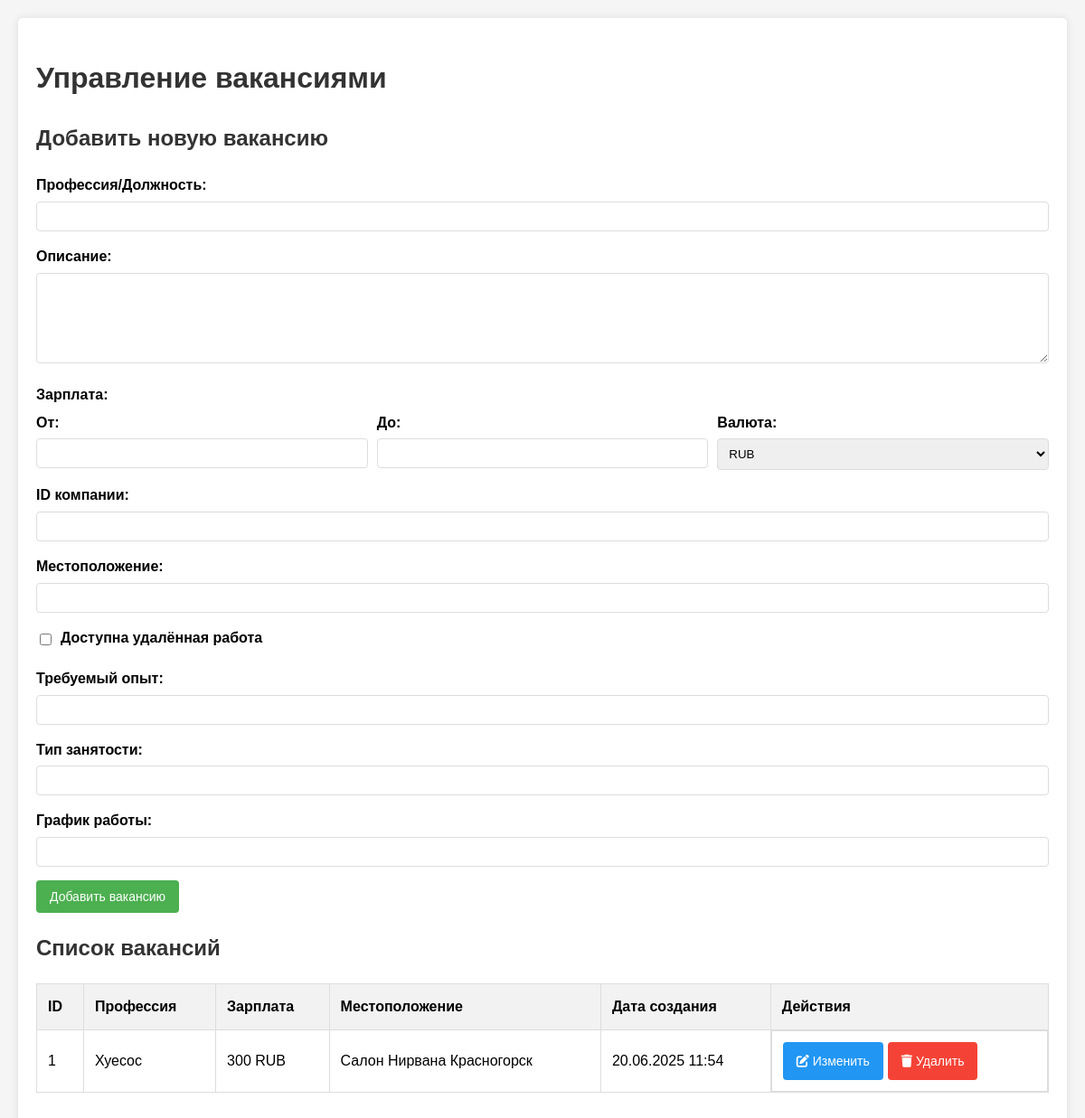
The page /admin_vacancies.php (signed in) on the database its author committed.
### tables this page shows
CREATE TABLE `job` (
  `id` int NOT NULL,
  `profession` varchar(64) NOT NULL,
  `description` text NOT NULL,
  `salary_from` int DEFAULT NULL,
  `salary_to` int DEFAULT NULL,
  `salary_currency` varchar(3) DEFAULT 'RUB',
  `salary_gross` tinyint(1) DEFAULT '1' COMMENT 'TRUE - зарплата до вычета налогов, FALSE - после',
  `location` varchar(100) DEFAULT NULL COMMENT 'Город/регион работы',
  `remote_available` tinyint(1) DEFAULT '0' COMMENT 'Возможность удалённой работы',
  `experience` varchar(50) DEFAULT NULL COMMENT 'Требуемый опыт работы',
  `employment_type` varchar(50) DEFAULT NULL COMMENT 'Тип занятости (полная, частичная и т.д.)',
  `work_schedule` varchar(50) DEFAULT NULL COMMENT 'График работы',
  `created_at` timestamp NULL DEFAULT CURRENT_TIMESTAMP
);

### public/admin_vacancies.php (the view, shortened to what this page needs)
<?php
require_once 'db.php';
try {
    $stmt = $pdo->query("SELECT * FROM job ORDER BY created_at DESC");
    $vacancies = $stmt->fetchAll(PDO::FETCH_ASSOC);
} catch (PDOException $e) {
    die("Ошибка при получении вакансий: " . $e->getMessage());
}
$editData = null;
?>
<!DOCTYPE html>
<html lang="ru">
<head>
    <link rel="stylesheet" href="https://cdnjs.cloudflare.com/ajax/libs/font-awesome/6.0.0-beta3/css/all.min.css">
</head>
<body>
    <div class="container">
        <h1>Управление вакансиями</h1>
        <h2><?= $editData ? 'Редактировать вакансию' : 'Добавить новую вакансию' ?></h2>
        <form method="POST">
            <div class="form-group">
                <label for="profession">Профессия/Должность:</label>
                <input type="text" id="profession" name="profession"
                       value="<?= htmlspecialchars($editData['profession'] ?? '') ?>" required>
            </div>
            <div class="form-group">
                <label for="description">Описание:</label>
                <textarea id="description" name="description" required><?=
                    htmlspecialchars($editData['description'] ?? '') ?></textarea>
            </div>
            <div class="form-group">
                <label>Зарплата:</label>
                <div style="display: flex; gap: 10px;">
                    <div style="flex: 1;">
                        <label for="salary_from">От:</label>
                        <input type="number" id="salary_from" name="salary_from"
                               value="<?= $editData['salary_from'] ?? '' ?>">
                    </div>
                    <div style="flex: 1;">
                        <label for="salary_to">До:</label>
                        <input type="number" id="salary_to" name="salary_to"
                               value="<?= $editData['salary_to'] ?? '' ?>">
                    </div>
                    <div style="flex: 1;">
                        <label for="salary_currency">Валюта:</label>
                        <select id="salary_currency" name="salary_currency">
                            <option value="RUB" <?= ($editData['salary_currency'] ?? 'RUB') === 'RUB' ? 'selected' : '' ?>>RUB</option>
                        </select>
                    </div>
                </div>
            </div>
            <div class="form-group">
                <label for="company_id">ID компании:</label>
                <input type="number" id="company_id" name="company_id"
                       value="<?= $editData['company_id'] ?? '' ?>" required>
            </div>
            <div class="form-group">
                <label for="location">Местоположение:</label>
                <input type="text" id="location" name="location"
                       value="<?= htmlspecialchars($editData['location'] ?? '') ?>">
            </div>
            <div class="form-group checkbox-group">
                <input type="checkbox" id="remote_available" name="remote_available"
                       <?= ($editData['remote_available'] ?? 0) ? 'checked' : '' ?>>
                <label for="remote_available">Доступна удалённая работа</label>
            </div>
            <div class="form-group">
                <label for="experience">Требуемый опыт:</label>
                <input type="text" id="experience" name="experience"
                       value="<?= htmlspecialchars($editData['experience'] ?? '') ?>">
            </div>
            <div class="form-group">
                <label for="employment_type">Тип занятости:</label>
                <input type="text" id="employment_type" name="employment_type"
                       value="<?= htmlspecialchars($editData['employment_type'] ?? '') ?>">
            </div>
            <div class="form-group">
                <label for="work_schedule">График работы:</label>
                <input type="text" id="work_schedule" name="work_schedule"
                       value="<?= htmlspecialchars($editData['work_schedule'] ?? '') ?>">
            </div>
            <button type="submit" name="<?= $editData ? 'edit' : 'add' ?>" class="btn btn-primary">
                <?= $editData ? 'Обновить вакансию' : 'Добавить вакансию' ?>
            </button>
        </form>
        <h2>Список вакансий</h2>
        <table>
            <thead>
                <tr>
                    <th>ID</th>
                    <th>Профессия</th>
                    <th>Зарплата</th>
                    <th>Местоположение</th>
                    <th>Дата создания</th>
                    <th>Действия</th>
                </tr>
            </thead>
            <tbody>
                <?php foreach ($vacancies as $vacancy): ?>
                <tr>
                    <td><?= $vacancy['id'] ?></td>
                    <td><?= htmlspecialchars($vacancy['profession']) ?></td>
                    <td>
                        <?= $vacancy['salary_to'] ? number_format($vacancy['salary_to'], 0, '', ' ') : '' ?>
                        <?= ($vacancy['salary_from'] || $vacancy['salary_to']) ? $vacancy['salary_currency'] : 'не указана' ?>
                    </td>
                    <td><?= htmlspecialchars($vacancy['location']) ?><?= $vacancy['remote_available'] ? ' (удалённо)' : '' ?></td>
                    <td><?= date('d.m.Y H:i', strtotime($vacancy['created_at'])) ?></td>
                    <td class="action-buttons">
                        <a href="admin_vacancies.php?edit=<?= $vacancy['id'] ?>" class="btn btn-edit">
                            <i class="fas fa-edit"></i> Изменить
                        </a>
                        <a href="admin_vacancies.php?delete=<?= $vacancy['id'] ?>" class="btn btn-danger"
                           onclick="return confirm('Вы уверены, что хотите удалить эту вакансию?')">
                            <i class="fas fa-trash"></i> Удалить
                        </a>
                    </td>
                </tr>
                <?php endforeach; ?>
            </tbody>
        </table>
    </div>
</body>
</html>

### public/admin_vacancies.php (style rules this page uses)
body { font-family: Arial, sans-serif; line-height: 1.6; margin: 0; padding: 20px; background-color: #f5f5f5; }
.container { max-width: 1200px; margin: 0 auto; background: #fff; padding: 20px; border-radius: 5px; box-shadow: 0 0 10px rgba(0,0,0,0.1); }
h1, h2 { color: #333; }
table { width: 100%; border-collapse: collapse; margin-bottom: 20px; }
table, th, td { border: 1px solid #ddd; }
th, td { padding: 12px; text-align: left; }
th { background-color: #f2f2f2; }
.form-group { margin-bottom: 15px; }
label { display: block; margin-bottom: 5px; font-weight: bold; }
input[type="text"], input[type="number"], textarea, select { width: 100%; padding: 8px; border: 1px solid #ddd; border-radius: 4px; box-sizing: border-box; }
textarea { height: 100px; resize: vertical; }
.checkbox-group { display: flex; align-items: center; }
.checkbox-group input { width: auto; margin-right: 10px; }
.btn { padding: 10px 15px; border: none; border-radius: 4px; cursor: pointer; font-size: 14px; text-decoration: none; display: inline-block; }
.btn-primary { background-color: #4CAF50; color: white; }
.btn-danger { background-color: #f44336; color: white; }
.btn-edit { background-color: #2196F3; color: white; }
.action-buttons { display: flex; gap: 5px; }

### rows shown on the page
job: id "1", profession "Хуесос", salary_to "300", salary_currency "RUB", location "Салон Нирвана Красногорск", created_at "20.06.2025 11:54"
